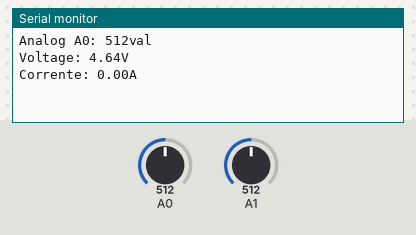
Bench run of a sketch on a simulated Arduino Uno, built with avr-gcc and run on an emulated ATmega328P. Shown: the last lines printed to the serial monitor. Inputs (shaded band) come from the test bench; at power-on: A0 = 512, A1 = 512.

Above: at 1.2 s.
1.3 s: A0 set to 716
At 2.6 s:
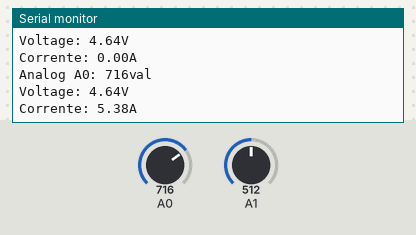
2.8 s: A1 set to 716
4.3 s: A0 set to 900
At 5.0 s:
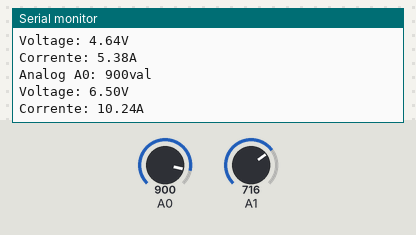
5.8 s: A1 set to 900
At 7.4 s:
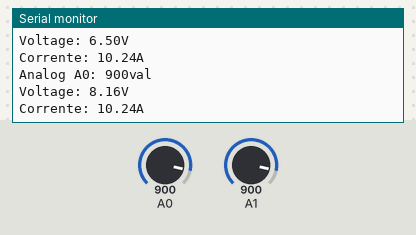
Timing chart, 0 to 8.3 s (numbered marks = the images above; inputs shaded):
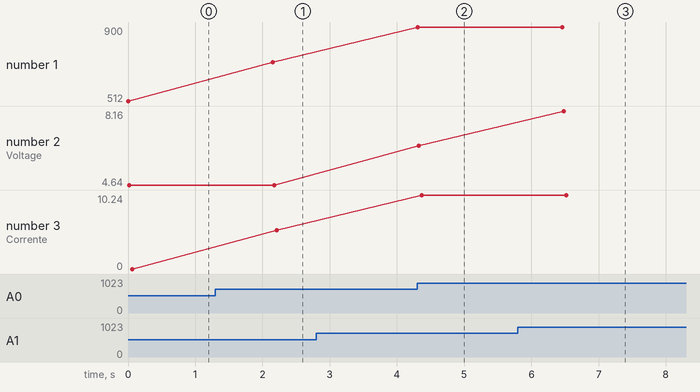

Measured:
- after the input at 1.3 s, the serial monitor: prints a new line after 0.85 s (image 1)
- after the input at 4.3 s, the serial monitor: prints a new line at once (image 2)
- after the input at 5.8 s, the serial monitor: prints a new line after 0.68 s (image 3)
- plotted number 1: 512 → 716 after the input at 1.3 s, 716 → 900 after the input at 4.3 s
- plotted number 2: 6.5 → 8.16 after the input at 5.8 s
- plotted number 3: 0 → 5.38 after the input at 1.3 s, 5.38 → 10.24 after the input at 4.3 s

The sketch:

multimetro_simples.ino
```cpp
double res1 = 10000000.0;
double res2 = 10000000.0;


void setup() {
   Serial.begin(9600);

}

double readVoltage() {
  int AMOSTRAS = 10;
  float total=0;
  for (int i=0; i<AMOSTRAS; i++) {
    total += 1.0 * analogRead(A1);
    delay(5);
  }
  double relacao = ((res1+res2)/res2);
  double tensaoArduino = 4.64;
  double volt = ((((total / (double)AMOSTRAS) * tensaoArduino) / 1023.0) * relacao);
  return volt;
}

double readCurrentV2(){
  double Voltage = 0;
  double Amps = 0;
  int ACSoffset = 2500;
  int mVperAmp = 185;
  int RawValue = 0;
  int measures = 10;
  double total = 0.0;
  for(int m = 0;m<measures;m++){
    total = total+analogRead(A0);
    delay(10);
  }
  RawValue = (total/measures);
  Voltage = (RawValue / 1024.0) * 5000; // Gets you mV
  Amps = ((Voltage - ACSoffset) / mVperAmp);
  if(Amps<0){
    Amps = Amps*(-1);
  }
  return (Amps);
}

void loop() {
  Serial.print("Analog A0: ");
  Serial.print(analogRead(A0));
  Serial.println ("val");

  Serial.print("Voltage: "); //IMPRIME O TEXTO NA SERIAL
  Serial.print((readVoltage())); //IMPRIME NA SERIAL O VALOR DE CORRENTE MEDIDA
  Serial.println("V"); //IMPRIME O TEXTO NA SERIAL

  Serial.print("Corrente: "); //IMPRIME O TEXTO NA SERIAL
  Serial.print((readCurrentV2())); //IMPRIME NA SERIAL O VALOR DE CORRENTE MEDIDA
  Serial.println("A"); //IMPRIME O TEXTO NA SERIAL


  delay(2000);
}
```
